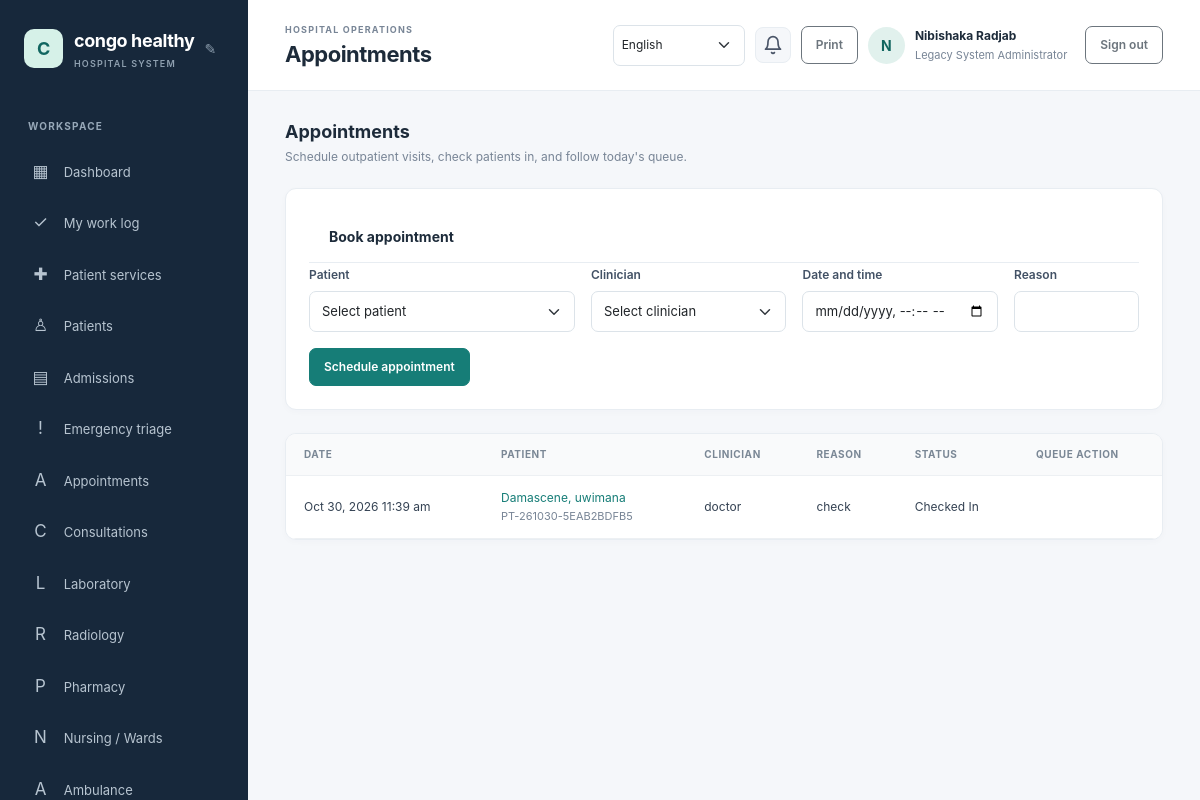
The page /appointments/index.php (signed in) on the database its author committed.
### tables this page shows
CREATE TABLE `hospital_settings` (
  `setting_key` varchar(80) NOT NULL,
  `setting_value` text NOT NULL,
  `updated_at` timestamp NOT NULL DEFAULT current_timestamp() ON UPDATE current_timestamp()
);

CREATE TABLE `users` (
  `id` bigint(20) UNSIGNED NOT NULL,
  `role_id` tinyint(3) UNSIGNED NOT NULL,
  `full_name` varchar(160) NOT NULL,
  `email` varchar(190) NOT NULL,
  `password_hash` varchar(255) NOT NULL,
  `is_active` tinyint(1) NOT NULL DEFAULT 1,
  `payment_method` enum('bank_transfer','mobile_money','paypal','other') DEFAULT NULL,
  `payment_details` varchar(255) DEFAULT NULL,
  `last_login_at` datetime DEFAULT NULL,
  `created_at` timestamp NOT NULL DEFAULT current_timestamp()
);

CREATE TABLE `roles` (
  `id` tinyint(3) UNSIGNED NOT NULL,
  `role_key` varchar(40) NOT NULL,
  `name` varchar(80) NOT NULL
);

CREATE TABLE `appointments` (
  `id` bigint(20) UNSIGNED NOT NULL,
  `patient_id` bigint(20) UNSIGNED NOT NULL,
  `doctor_id` bigint(20) UNSIGNED DEFAULT NULL,
  `scheduled_at` datetime NOT NULL,
  `status` enum('scheduled','checked_in','completed','cancelled','no_show') NOT NULL DEFAULT 'scheduled',
  `reason` varchar(255) DEFAULT NULL,
  `created_at` timestamp NOT NULL DEFAULT current_timestamp()
);

CREATE TABLE `patients` (
  `id` bigint(20) UNSIGNED NOT NULL,
  `patient_no` varchar(30) NOT NULL,
  `first_name` varchar(80) NOT NULL,
  `last_name` varchar(80) NOT NULL,
  `date_of_birth` date DEFAULT NULL,
  `sex` enum('female','male','other','unspecified') NOT NULL DEFAULT 'unspecified',
  `phone` varchar(40) DEFAULT NULL,
  `email` varchar(190) DEFAULT NULL,
  `address` varchar(255) DEFAULT NULL,
  `blood_group` varchar(5) DEFAULT NULL,
  `emergency_contact_name` varchar(160) DEFAULT NULL,
  `emergency_contact_phone` varchar(40) DEFAULT NULL,
  `notes` text DEFAULT NULL,
  `created_by` bigint(20) UNSIGNED DEFAULT NULL,
  `created_at` timestamp NOT NULL DEFAULT current_timestamp(),
  `updated_at` timestamp NOT NULL DEFAULT current_timestamp() ON UPDATE current_timestamp()
);

### config/database.php (called while the page is built, shortened)
<?php
$host = getenv('DB_HOST') ?: '127.0.0.1';
$port = getenv('DB_PORT') ?: '3306';
$name = getenv('DB_NAME') ?: 'hospital_management';
$user = getenv('DB_USER') ?: 'root';
$password = getenv('DB_PASSWORD') ?: '';
try {
    $pdo = new PDO(
        "mysql:host={$host};port={$port};dbname={$name};charset=utf8mb4",
        $user,
        $password,
        [
            PDO::ATTR_ERRMODE => PDO::ERRMODE_EXCEPTION,
            PDO::ATTR_DEFAULT_FETCH_MODE => PDO::FETCH_ASSOC,
            PDO::ATTR_EMULATE_PREPARES => false,
        ]
    );
} catch (PDOException $exception) {
    error_log('Database connection failed: ' . $exception->getMessage());
    http_response_code(500);
    exit('Database connection failed. Check the database settings and import database/schema.sql.');
}
return $pdo;

### includes/functions.php (called while the page is built, shortened)
<?php
function e(?string $value): string
{
    return htmlspecialchars($value ?? '', ENT_QUOTES | ENT_SUBSTITUTE, 'UTF-8');
}
function get_hospital_name(): string
{
    global $pdo;
    static $name = null;
    if ($name === null) {
        try {
            $name = (string) $pdo->query(
                "SELECT setting_value FROM hospital_settings WHERE setting_key = 'hospital_name'"
            )->fetchColumn();
        } catch (\Throwable) {
            $name = 'KivuCare';
        }
    }
    return $name;
}

### includes/auth.php (called while the page is built, shortened)
<?php
require_once __DIR__ . '/bootstrap.php';
function require_login(): void
{
    global $pdo;
    $statement = $pdo->prepare(
        'SELECT u.is_active, r.id AS role_id, r.role_key, r.name AS role_name
         FROM users u JOIN roles r ON r.id = u.role_id WHERE u.id = :id'
    );
    $statement->execute(['id' => $_SESSION['user']['id']]);
}
function has_permission(string $permissionKey): bool
{
    static $permissionsByRole = [];
    $roleId = (int) (current_user()['role_id'] ?? 0);
    if (!isset($permissionsByRole[$roleId])) {
        global $pdo;
        $statement = $pdo->prepare(
            'SELECT p.permission_key
             FROM role_permissions rp
             JOIN permissions p ON p.id = rp.permission_id
             WHERE rp.role_id = :role_id'
        );
        $statement->execute(['role_id' => $roleId]);
        $permissionsByRole[$roleId] = array_fill_keys(
            array_column($statement->fetchAll(), 'permission_key'),
            true
        );
    }
    return isset($permissionsByRole[$roleId][$permissionKey]);
}
function require_permission(string $permissionKey): void
{
    require_login();
}
function current_user(): array
{
    return $_SESSION['user'] ?? [];
}

### appointments/index.php (the view, shortened to what this page needs)
<?php
require_once __DIR__ . '/../includes/auth.php';
require_permission('appointments.view');
$doctorId = null;
$conditions = [];
$params = [];
$where = $conditions ? 'WHERE ' . implode(' AND ', $conditions) : '';
$stmt = $pdo->prepare("SELECT a.id, a.patient_id, a.scheduled_at, a.status, a.reason, p.patient_no, p.first_name, p.last_name, u.full_name AS doctor_name FROM appointments a JOIN patients p ON p.id = a.patient_id LEFT JOIN doctors d ON d.id = a.doctor_id LEFT JOIN users u ON u.id = d.user_id {$where} ORDER BY a.scheduled_at DESC LIMIT 200");
$stmt->execute($params); $appointments = $stmt->fetchAll();
$pageTitle = 'Appointments'; require __DIR__ . '/../includes/header.php';
?>
<div class="page-heading"><div><h2>Appointments</h2><p>Schedule outpatient visits, check patients in, and follow today's queue.</p></div></div>
<?php if (has_permission('appointments.manage')): ?><section class="content-card form-card mt-0"><div class="card-heading"><h3>Book appointment</h3></div><form method="post" class="row g-3"><input type="hidden" name="action" value="create"><?= csrf_field() ?>
<div class="col-md-4"><label class="form-label">Patient</label><select class="form-select" name="patient_id" required><option value="">Select patient</option></select></div>
<?php if ($doctorId): ?><input type="hidden" name="doctor_id" value="<?= (int)$doctorId ?>"><?php else: ?><div class="col-md-3"><label class="form-label">Clinician</label><select class="form-select" name="doctor_id" required><option value="">Select clinician</option></select></div><?php endif; ?>
<div class="col-md-3"><label class="form-label">Date and time</label><input class="form-control" type="datetime-local" name="scheduled_at" required></div><div class="col-md"><label class="form-label">Reason</label><input class="form-control" name="reason" maxlength="255"></div><div class="col-12"><button class="btn btn-primary">Schedule appointment</button></div></form></section><?php endif; ?>
<section class="content-card"><div class="table-responsive"><table class="table"><thead><tr><th>Date</th><th>Patient</th><th>Clinician</th><th>Reason</th><th>Status</th><th>Queue action</th></tr></thead><tbody><?php if (!$appointments): ?><tr><td class="empty-state" colspan="6">No appointments found.</td></tr><?php else: foreach ($appointments as $appointment): ?><tr><td><?= e(date('M j, Y g:i a', strtotime($appointment['scheduled_at']))) ?></td><td><a href="/hospital%20management/patient/show.php?id=<?= (int)$appointment['patient_id'] ?>"><?= e($appointment['last_name'] . ', ' . $appointment['first_name']) ?></a><br><span class="subtle"><?= e($appointment['patient_no']) ?></span></td><td><?= e($appointment['doctor_name'] ?? 'Unassigned') ?></td><td><?= e($appointment['reason'] ?: '—') ?></td><td><?= e(ucwords(str_replace('_', ' ', $appointment['status']))) ?></td><td></td></tr><?php endforeach; endif; ?></tbody></table></div></section>
<?php require __DIR__ . '/../includes/footer.php'; ?>

### includes/header.php (shortened to what this page needs)
<?php
$pageTitle = $pageTitle ?? 'Dashboard';
$user = current_user();
$_hospitalName = get_hospital_name();
?>
<!doctype html>
<html lang="en">
<head>
    <link href="https://cdn.jsdelivr.net/npm/bootstrap@5.3.3/dist/css/bootstrap.min.css" rel="stylesheet">
    <link href="/hospital%20management/assets/css/app.css" rel="stylesheet">
</head>
<body>
<div class="app-shell">
    <aside class="sidebar" id="workspace-menu" aria-label="Workspace navigation">
        <div class="brand-wrap">
            <a class="brand" href="/hospital%20management/dashboard.php"><span class="brand-mark"><?= e(strtoupper(substr($_hospitalName, 0, 1))) ?></span><span><?= e($_hospitalName) ?><small>HOSPITAL SYSTEM</small></span></a>
            <?php if (has_permission('settings.manage') || ($user['role_key'] ?? '') === 'hospital_admin'): ?>
            <button id="brand-edit-btn" class="brand-edit-btn" title="Edit hospital name">&#9998;</button>
            <?php endif; ?>
        </div>
        <div class="nav-label">WORKSPACE</div>
        <nav class="nav flex-column">
            <a class="nav-link" href="/hospital%20management/dashboard.php"><span>▦</span> Dashboard</a>
            <?php if (has_permission('work_logs.view_own')): ?>
                <a class="nav-link" href="/hospital%20management/work-log/index.php"><span>✓</span> My work log</a>
            <?php endif; ?>
            <?php if (has_permission('patient_services.view_own') || has_permission('patient_services.view_all')): ?>
                <a class="nav-link" href="/hospital%20management/patient-services/index.php"><span>✚</span> Patient services</a>
            <?php endif; ?>
            <?php if (has_permission('patients.view')): ?>
                <a class="nav-link" href="/hospital%20management/patient/index.php"><span>♙</span> Patients</a>
            <?php endif; ?>
            <?php if (has_permission('admissions.view')): ?>
                <a class="nav-link" href="/hospital%20management/admission/index.php"><span>▤</span> Admissions</a>
            <?php endif; ?>
            <?php if (has_permission('triage.view')): ?>
                <a class="nav-link" href="/hospital%20management/emergency/index.php"><span>!</span> Emergency triage</a>
            <?php endif; ?>
            <?php if (has_permission('appointments.view')): ?>
                <a class="nav-link" href="/hospital%20management/appointments/index.php"><span>A</span> Appointments</a>
            <?php endif; ?>
            <?php if (has_permission('visits.view')): ?>
                <a class="nav-link" href="/hospital%20management/consultations/index.php"><span>C</span> Consultations</a>
            <?php endif; ?>
            <?php if (has_permission('lab.requests.view') || has_permission('lab.results.view')): ?>
                <a class="nav-link" href="/hospital%20management/laboratory/index.php"><span>L</span> Laboratory</a>
            <?php endif; ?>
            <?php if (has_permission('radiology.requests.view') || has_permission('radiology.results.manage')): ?>
                <a class="nav-link" href="/hospital%20management/radiology/index.php"><span>R</span> Radiology</a>
            <?php endif; ?>
            <?php if (has_permission('prescriptions.create') || has_permission('prescriptions.view') || has_permission('pharmacy.dispense')): ?>
                <a class="nav-link" href="/hospital%20management/pharmacy/index.php"><span>P</span> Pharmacy</a>
            <?php endif; ?>
            <?php if (has_permission('nursing_notes.manage')): ?>
                <a class="nav-link" href="/hospital%20management/nursing/index.php"><span>N</span> Nursing / Wards</a>
            <?php endif; ?>
            <?php if (has_permission('ambulance.manage') || has_permission('ambulance.requests.create') || has_permission('emergency_requests.view')): ?>
                <a class="nav-link" href="/hospital%20management/ambulance/index.php"><span>A</span> Ambulance</a>
            <?php endif; ?>
        </nav>
    </aside>
    <main class="main-content">
        <header class="topbar">
            <div class="topbar-heading">
                <div>
                    <div class="eyebrow">HOSPITAL OPERATIONS</div>
                    <h1><?= e($pageTitle) ?></h1>
                </div>
            </div>
            <div class="user-menu">
                <?= render_language_switcher() ?>
                <div class="notif-bell no-print" id="notifBell" title="Notifications" role="button" tabindex="0" aria-haspopup="true" aria-expanded="false">
                    <svg class="notif-icon" xmlns="http://www.w3.org/2000/svg" width="20" height="20" viewBox="0 0 24 24" fill="none" stroke="currentColor" stroke-width="2" stroke-linecap="round" stroke-linejoin="round" aria-hidden="true"><path d="M18 8A6 6 0 0 0 6 8c0 7-3 9-3 9h18s-3-2-3-9"/><path d="M13.73 21a2 2 0 0 1-3.46 0"/></svg>
                </div>
                <button class="btn btn-sm btn-outline-secondary print-page no-print" type="button" onclick="window.print()">Print</button>
                <a class="avatar no-print" href="/hospital%20management/profile.php" title="Edit profile"><?= e(strtoupper(substr($user['full_name'] ?? 'U', 0, 1))) ?></a>
                <a class="user-detail no-print" href="/hospital%20management/profile.php"><strong><?= e($user['full_name'] ?? '') ?></strong><span><?= e($user['role_name'] ?? '') ?></span></a>
                <form method="post" action="/hospital%20management/logout.php" class="ms-2">
                    <button class="btn btn-sm btn-outline-secondary" type="submit">Sign out</button>
                </form>
            </div>
        </header>
        <section class="page-body">

### rows shown on the page
hospital_settings: setting_value "C", setting_value "congo healthy"
users: role.name "Legacy System Administrator"
appointments: scheduled_at "Oct 30, 2026 11:39 am", patient.first_name "Damascene, uwimana", patient.patient_no "PT-261030-5EAB2BDFB5", users.full_name "doctor", reason "check", status "Checked In"

### other values the page prints
$pageTitle "Appointments"
substr($user['full_name'] ?? 'U', 0, 1) "N"
$user['full_name'] "Nibishaka Radjab"
form field lang "English"
